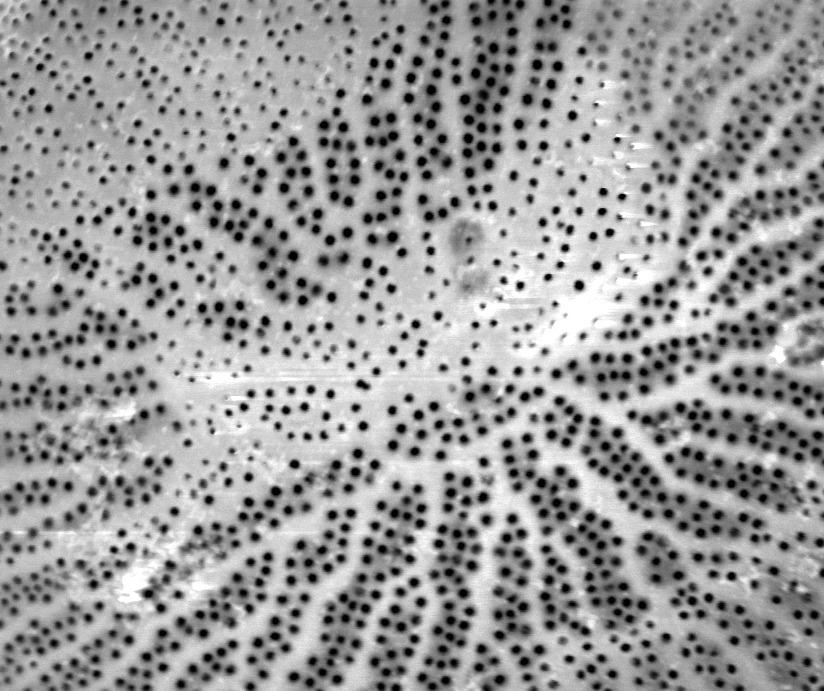
#> input picture work/CNMS/cropped_Wild004.tif, 824 x 691 px, given in place of Wild010.tif, which was not available
$ jupyter execute --allow-errors 'CNMS Task 1.ipynb'
#> lines starting #> are read from the running program, lines starting #| are printed output that depends on the picture; after the words box and inside, x2 and y2 are one past the last pixel; in counts of white or black regions, pixels touching at a corner belong together; pictures that were not available may be replaced by others from this repository, and a replacement may not be noted
[cell 1]
from PIL import Image
im = Image.open('Wild010.tif');
#> im is the input picture: PIL image 824x691 P; min 0, max 255, mean 153.9
width, height=im.size
#> width = 824; height = 691
area = (290, 110, width-185, height-240 )
#> area = (290, 110, 639, 451)
im = im.crop(area)
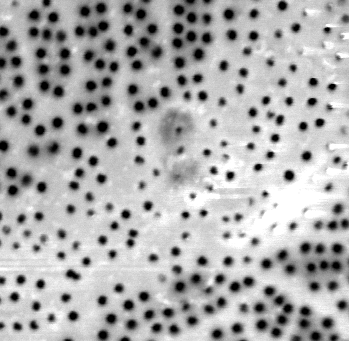
#> im: PIL image 349x341 P; min 0, max 255, mean 173.1

im.save('cropped_Wild010.tif')
#im.show()

import matplotlib.pyplot as plt
import matplotlib.image as mpimg
import numpy as np
img=mpimg.imread('cropped_Wild010.tif')
imgplot = plt.imshow(img)

[cell 2]
lum_img = img[:,:,0]
imgplot2 = plt.imshow(lum_img)
#imgplot.set_cmap('jet')
img_flat = img[:,:,0]
print(np.shape(img))
#| (341, 349, 4)
print(np.shape(lum_img))
#| (341, 349)

#> (a cell that did not finish here is left out)

[cell 4]
import cv2
img2 = cv2.imread('cropped_Wild052.tif', 0)
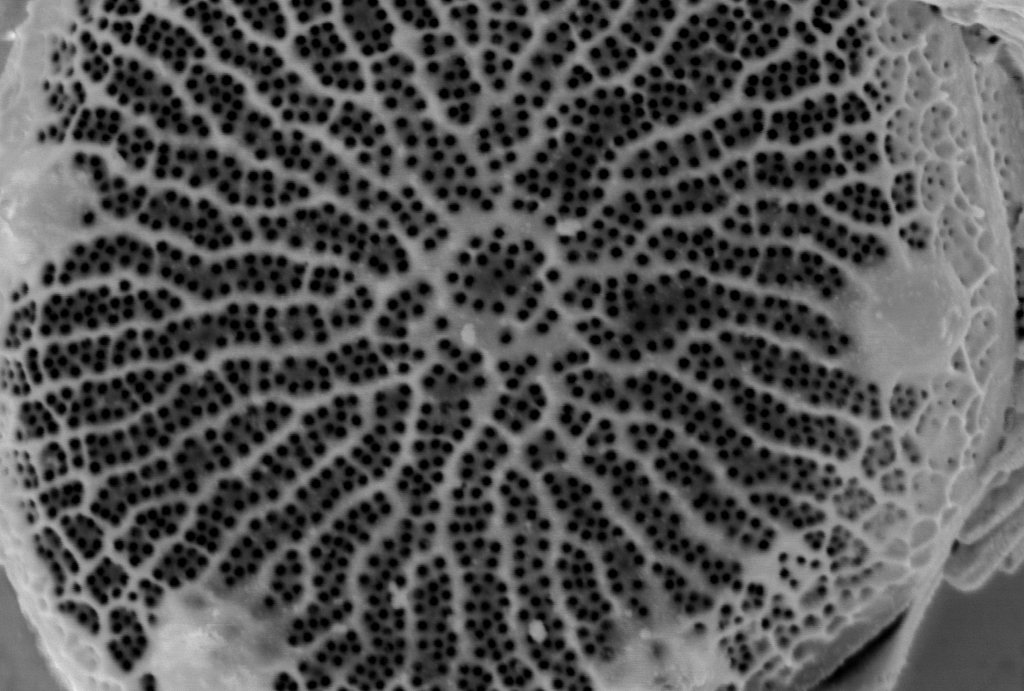
#> input picture work/CNMS/cropped_Wild052.tif, 1024 x 691 px
#> img2 is the input picture: shape (691, 1024); min 0, max 234, mean 83.7
ret,th= cv2.threshold(img2,0,255,cv2.THRESH_BINARY+cv2.THRESH_OTSU)
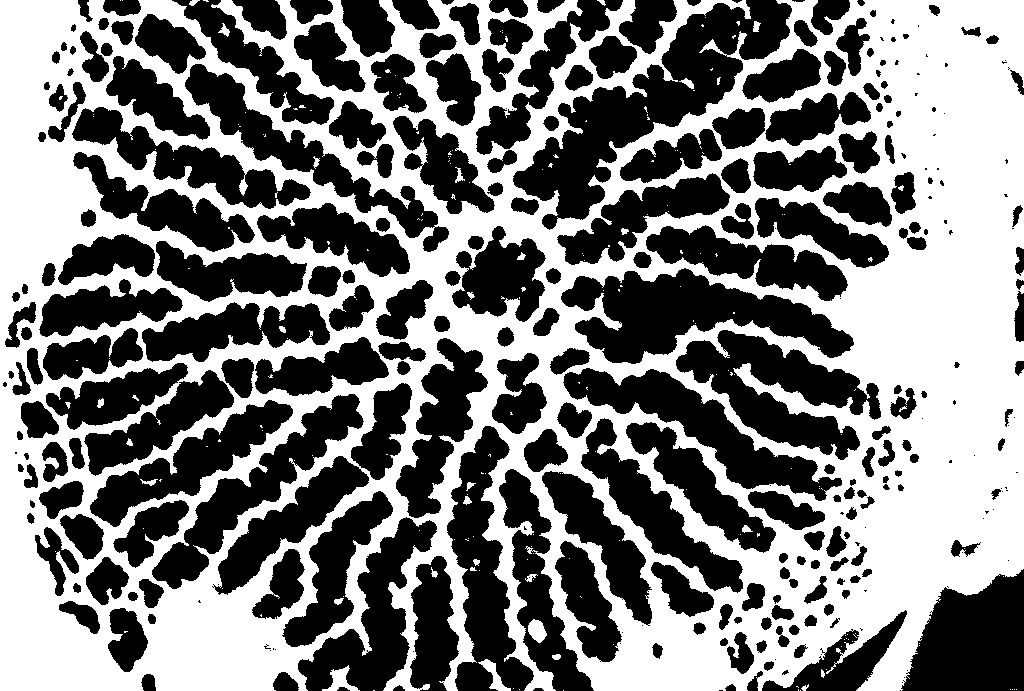
#> th: shape (691, 1024); 49.2% white; 205 white regions (172 under 20 px), largest, box (x1, y1, x2, y2) and area: (0, 0, 1024, 691) 345186, (322, 665, 360, 691) 392, (478, 659, 511, 691) 339
#> ret = 84
print(ret)
#| 84.0

[cell 5]
from skimage.morphology import skeletonize
skeleton = skeletonize(lum_img)
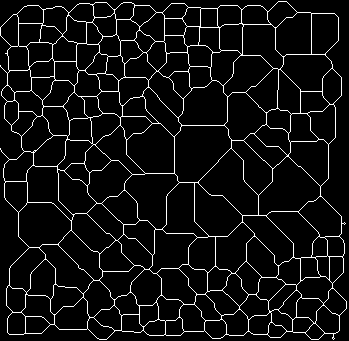
#> skeleton: shape (341, 349) bool; 6.6% white in thin lines or dots
ax = plt.subplot()
ax.imshow(skeleton, cmap='binary', interpolation= 'sinc')
plt.show()

[cell 6]
#overlaying the 2 images
img2=mpimg.imread('cropped_Wild052.tif')
#> img2: shape (691, 1024, 4)
imgplot2 = plt.imshow(img2, alpha= .9)

ax2 = plt.subplot()
ax2.imshow(skeleton, cmap='CMRmap', interpolation='sinc', alpha=0.3)
plt.show()
